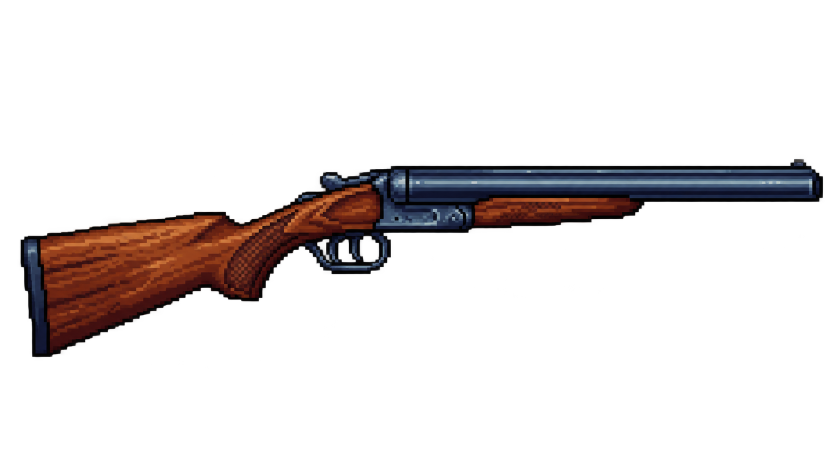
#> input picture dead-horizon-fullscreen-v4/tools/ui_sources/double_barrel.png, 1678 x 937 px (shown at 1/2 size)
$ python bake_glock_layers.py ui_sources/double_barrel.png
#> lines starting #> are read from the running program, lines starting #| are printed output that depends on the picture; after the words box and inside, x2 and y2 are one past the last pixel; in counts of white or black regions, pixels touching at a corner belong together
#!/usr/bin/env python3
"""Builds the Glock hand sprites used by the pistol animation rig from the original 48x48 export.
Outputs (assets/weapons): pistol.png (assembled, idle), pistol_body.png, pistol_mag.png, pistol_slide.png on a CW x CH canvas.
Change S to resize the in-hand pistol (also update weaponDims('pistol') in game.html to CW x CH and the slide/mag travel in drawPistolRig).
Usage: python3 tools/bake_glock_layers.py path/to/create_a_glock_19_gun.png"""
import sys
from PIL import Image
import numpy as np
SRC=sys.argv[1]
S=0.51; CW,CH=48,24; X0,Y0=5,6
SLIDE_NATIVE_LAST=13; MAG_NATIVE_FIRST=31; MAG_NATIVE_MAXX=18
OUT='assets/weapons/'
src=Image.open(SRC).convert('RGBA'); bb=src.getbbox(); crop=src.crop(bb)
#> further down, src is the input picture: PIL image 1678x937 RGBA; mean R, G, B, A 10.3, 6, 5.8, 34.7
#> after `bb = src.getbbox()`: bb = (33, 72, 1651, 897)
#> after `crop = src.crop(bb)`:
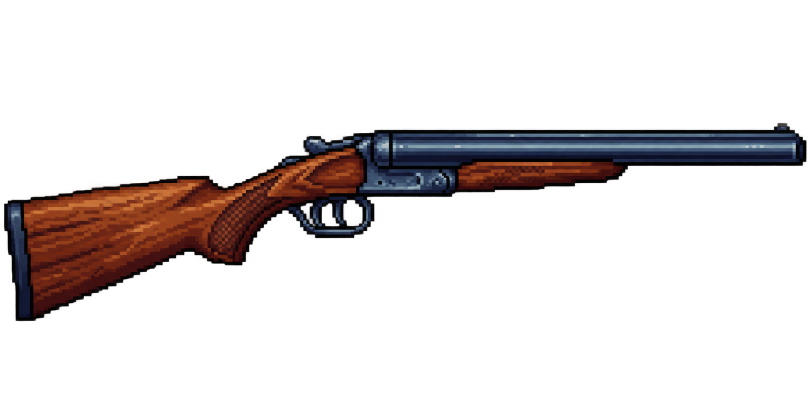
#> crop: PIL image 1618x825 RGBA (shown at 1/2 size); mean R, G, B, A 12.1, 7.1, 6.8, 40.8; transparent parts drawn white
w=round(crop.width*S); h=round(crop.height*S)
#> after `w = round(crop.width * S)`: w = 825
#> after `h = round(crop.height * S)`: h = 421
a=np.array(crop).astype(float); al=a[:,:,3:4]/255.
#> after `al = a[:, :, 3:4] / 255.0`:
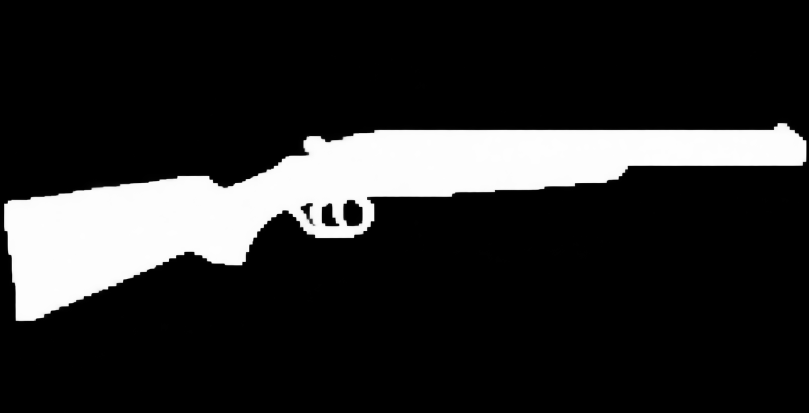
#> al: shape (825, 1618, 1) float64 (shown at 1/2 size); min 0, max 1, mean 0.16
chs=[np.array(Image.fromarray((a[:,:,i]*al[:,:,0]).astype(np.float32),mode='F').resize((w,h),Image.BOX)) for i in range(3)]
#> chs = 3 items
A=np.array(Image.fromarray(al[:,:,0].astype(np.float32),mode='F').resize((w,h),Image.BOX))
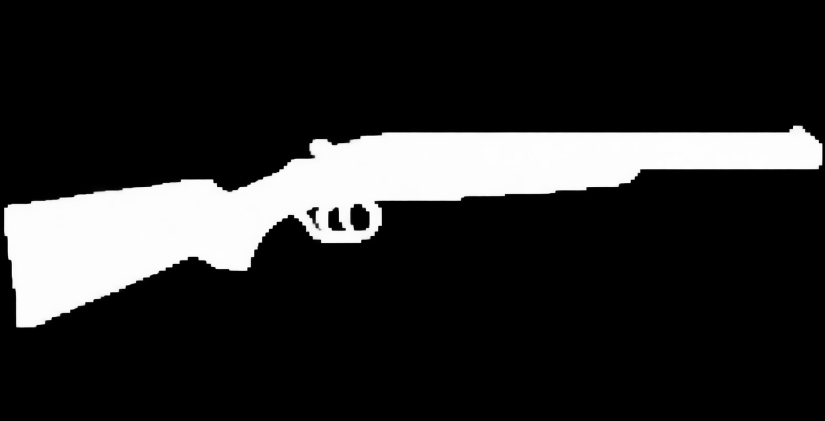
#> A: shape (421, 825) float32; min 0, max 1, mean 0.161
o=np.zeros((h,w,4),np.uint8); m=A>=.5
#> after `m = A >= 0.5`:
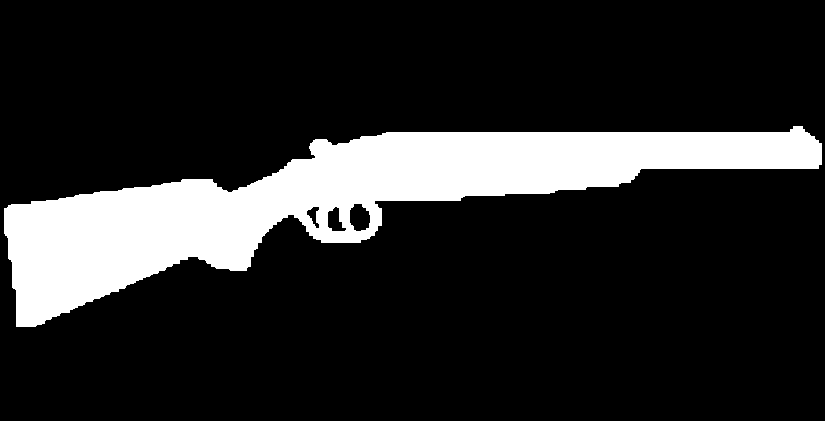
#> m: shape (421, 825) bool; 16.2% white; 1 white region, box (x1, y1, x2, y2) and area: (4, 126, 822, 327) 56343
for i in range(3): o[:,:,i]=np.where(m,np.clip(chs[i]/np.maximum(A,1e-6),0,255),0)
o[:,:,3]=np.where(m,255,0)
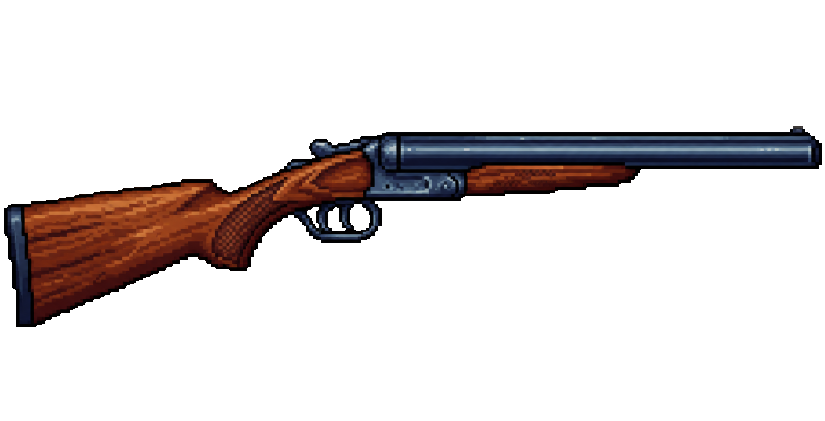
#> o: shape (421, 825, 4); mean of channels 0, 1, 2, 3 11.8, 6.9, 6.6, 41.4; transparent parts drawn white
small=Image.fromarray(o); cv=Image.new('RGBA',(CW,CH),(0,0,0,0)); cv.paste(small,(X0,Y0),small)
#> after `cv = Image.new('RGBA', (CW, CH), (0, 0, 0, 0))`: cv: PIL image 48x24 RGBA; every value is 0
slide_y=Y0+int((SLIDE_NATIVE_LAST+1-bb[1])*S)-1          # last canvas row of the slide
#> slide_y = -24
mag_y=Y0+int(round((MAG_NATIVE_FIRST-bb[1])*S))           # first canvas row of the magazine
#> mag_y = -15
mag_x=X0+int((MAG_NATIVE_MAXX-bb[0])*S)
#> mag_x = -2
print('canvas',cv.size,'gun',small.size,'slide rows <=',slide_y,'mag rows >=',mag_y,'mag x <=',mag_x)
#| canvas (48, 24) gun (825, 421) slide rows <= -24 mag rows >= -15 mag x <= -2
slide=Image.new('RGBA',(CW,CH),(0,0,0,0)); body=slide.copy(); mag=slide.copy(); p=cv.load(); sp,bp,mp=slide.load(),body.load(),mag.load()
for y in range(CH):
    for x in range(CW):
        c=p[x,y]
        if c[3]==0: continue
        if y<=slide_y: sp[x,y]=c
        elif y>=mag_y and x<=mag_x: mp[x,y]=c
        else: bp[x,y]=c
#> (the run stopped early here; a loop or call above may not have finished)

$ run again, on dead-horizon-fullscreen-v4/tools/ui_sources/wave_frame.png
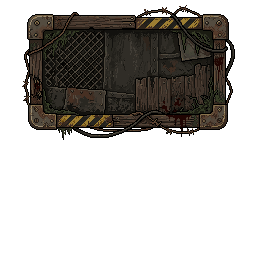
#> input picture dead-horizon-fullscreen-v4/tools/ui_sources/wave_frame.png, 256 x 256 px
#> src is the input picture: PIL image 256x256 RGBA; mean R, G, B, A 16.4, 14, 10.8, 91.9
#> bb = (22, 5, 235, 140)
#> `al = a[:, :, 3:4] / 255.0`:
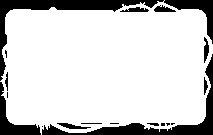
#> al: shape (135, 213, 1) float64; values 0 (black) and 1 (white), 82.1% white; 18 black regions (7 under 20 px), largest, box (x1, y1, x2, y2) and area: (0, 0, 213, 81) 2308, (42, 54, 213, 135) 1653, (0, 82, 41, 135) 633
#> chs = 3 items
#> m: shape (69, 109) bool; 83.6% white; 14 black regions (8 under 20 px), largest, box (x1, y1, x2, y2) and area: (0, 0, 109, 41) 567, (22, 29, 109, 69) 407, (0, 42, 21, 69) 159, (79, 3, 90, 6) 22, (62, 4, 76, 6) 22, (30, 63, 45, 66) 22
#> cv: PIL image 48x24 RGBA; every value is 0
#> `cv.paste(small, (X0, Y0), small)`:
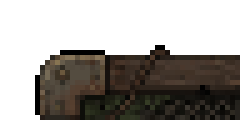
#> cv: PIL image 48x24 RGBA (shown 5 times larger); mean R, G, B, A 23.8, 19.9, 15.5, 119.5; transparent parts drawn white
#> slide_y = 9
#> mag_y = 19
#> mag_x = 3
#| canvas (48, 24) gun (109, 69) slide rows <= 9 mag rows >= 19 mag x <= 3
#> front = 32
#> rows = [9]
#> top = 9
#> xs = []
